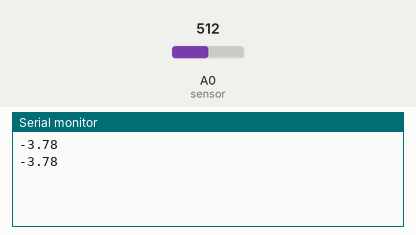
A sketch run on a simulated Arduino Uno, built with avr-gcc and run on an emulated ATmega328P. On the bench: the last lines printed to the serial monitor. Inputs (shaded band) come from the test bench; at power-on: A0 (sensor) = 512.

Above: at 1.2 s.
1.3 s: A0 (sensor) set to 716
At 1.9 s:
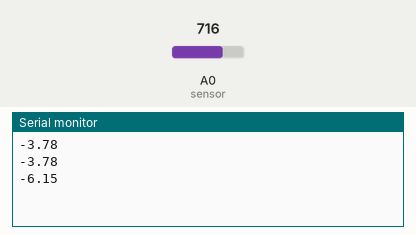
2.8 s: A0 (sensor) set to 900
At 3.5 s:
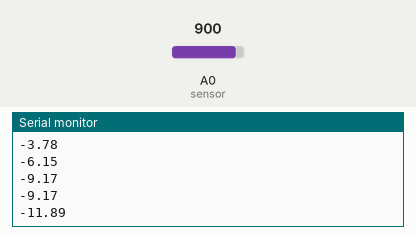
Timing chart, 0 to 5.8 s (numbered marks = the images above; inputs shaded):
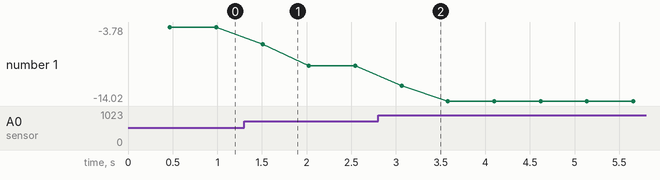

The sketch:

Current_sensor_code.ino
```cpp
void setup() {
  Serial.begin(9600); //Start Serial Monitor to display current read value on Serial monitor
}

void loop() {
unsigned int x=0;
float AcsValue=0.0,Samples=0.0,AvgAcs=0.0,AcsValueF=0.0,AcsValueH=0.0,AcsValueG=0.0;

  for (int x = 0; x < 150; x++){ //Get 150 samples
  AcsValue = analogRead(A0);     //Read current sensor values
  Samples = Samples + AcsValue;  //Add samples together
  delay (3); // let ADC settle before next sample 3ms
}
AvgAcs=Samples/150.0;//Taking Average of Samples
//Serial.println(AvgAcs);
//((AvgAcs * (5.0 / 1024.0)) is converitng the read voltage in 0-5 volts
//2.5 is offset(I assumed that arduino is working on 5v so the viout at no current comes
//out to be 2.5 which is out offset. If your arduino is working on different voltage than
//you must change the offset according to the input voltage)
//0.185v(185mV) is rise in output voltage when 1A current flows at input
AcsValueH = AvgAcs * (5.0 / 1024.0);
AcsValueG = (1.8 - AcsValueH);
AcsValueF = AcsValueG/0.185;

Serial.println(AcsValueF);//Print the read current on Serial monitor
delay(50);
}
```

Measured:
- after the input at 1.3 s, the serial monitor: prints a new line after 0.21 s (image 1)
- after the input at 2.8 s, the serial monitor: prints a new line after 0.26 s (image 2)
- plotted number 1: -3.78 → -9.17 after the input at 1.3 s, -9.17 → -14.02 after the input at 2.8 s
